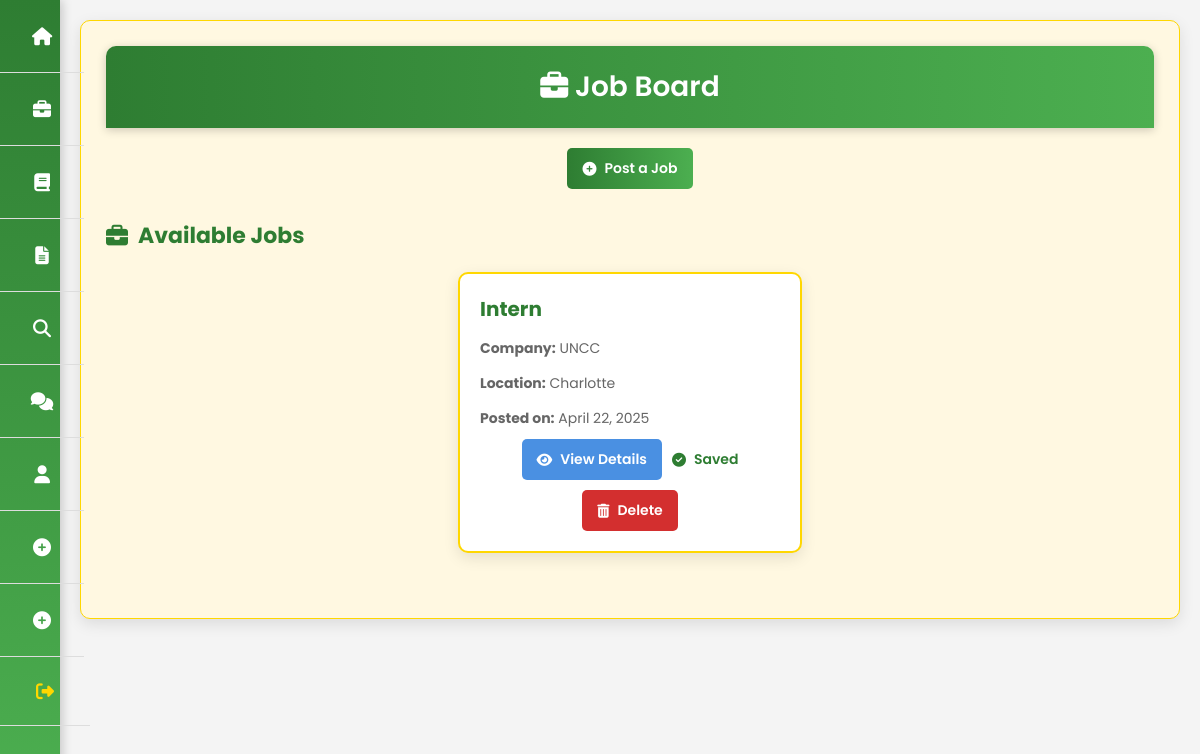
/jobs/ (signed in), run on an earlier commit of the app's database.
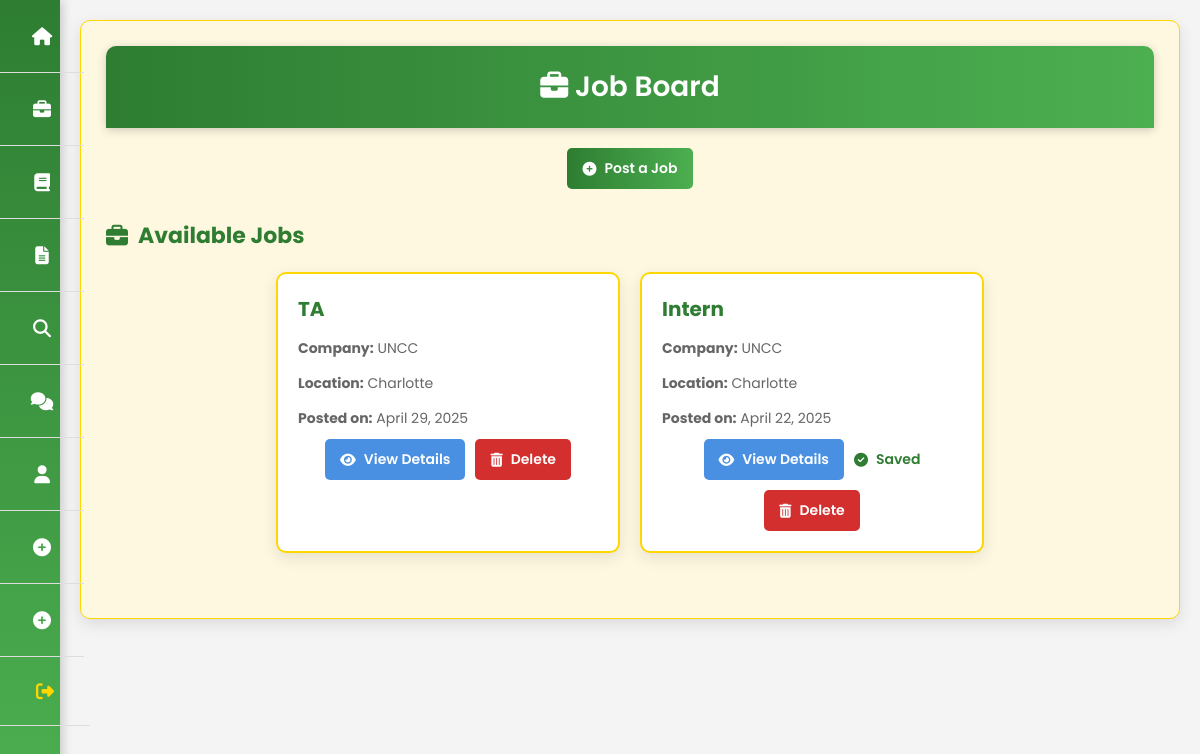
And on a later commit of the database.
### courses/models.py (models this page shows, shortened)
class JobListing(models.Model):
    title = models.CharField(max_length=200)
    company = models.CharField(max_length=100)
    location = models.CharField(max_length=100)
    description = models.TextField()
    application_link = models.URLField()
    posted_at = models.DateTimeField(auto_now_add=True)
    posted_by = models.ForeignKey(User, on_delete=models.CASCADE)

### courses/views.py (the view)
# urls.py: path('jobs/', views.job_list, name='job_list'),
@login_required
def job_list(request):
    jobs = JobListing.objects.all().order_by('-posted_at')
    saved_jobs = SavedJob.objects.filter(user=request.user).values_list('job_id', flat=True)
    context = {
        'jobs': jobs,
        'saved_jobs': saved_jobs,
    }
    return render(request, 'courses/job_list.html', context)

### courses/templates/courses/job_list.html (shortened to what this page needs)
{% extends 'courses/base.html' %}
{% block content %}
<div class="container">
    <div class="page-header">
        <h1><i class="fas fa-briefcase"></i> Job Board</h1>
    </div>
    {% if user.is_staff %}
        <div class="create-job-section">
            <a href="{% url 'post_job' %}" class="btn btn-create">
                <i class="fas fa-plus-circle"></i> Post a Job
            </a>
        </div>
    {% endif %}
    <div class="jobs-section">
        <h2><i class="fas fa-briefcase"></i> Available Jobs</h2>
        {% if jobs %}
            <div class="job-list">
                {% for job in jobs %}
                    <div class="job-card">
                        <h3>{{ job.title }}</h3>
                        <p><strong>Company:</strong> {{ job.company }}</p>
                        <p><strong>Location:</strong> {{ job.location }}</p>
                        <p><strong>Posted on:</strong> {{ job.posted_at|date:"F d, Y" }}</p>
                        <div class="job-actions">
                            <a href="{% url 'job_detail' job.id %}" class="btn btn-view">
                                <i class="fas fa-eye"></i> View Details
                            </a>
                            {% if job.id in saved_jobs %}
                                <span class="saved-label"><i class="fas fa-check-circle"></i> Saved</span>
                            {% endif %}
                            {% if user == job.posted_by %}
                                <a href="{% url 'delete_job' job.id %}" class="btn btn-delete">
                                    <i class="fas fa-trash-alt"></i> Delete
                                </a>
                            {% endif %}
                        </div>
                    </div>
                {% endfor %}
            </div>
        {% else %}
            <p>No jobs available at the moment.</p>
        {% endif %}
    </div>
</div>
{% endblock %}

### courses/templates/courses/base.html (shortened to what this page needs)
{% load static %}
<!DOCTYPE html>
<html lang="en">
<head>
    <link rel="stylesheet" href="https://cdnjs.cloudflare.com/ajax/libs/font-awesome/6.4.0/css/all.min.css">
    <link rel="stylesheet" href="{% static 'style.css' %}">
</head>
<body>
    <nav class="sidebar" id="sidebar">
        <ul>
            {% if user.is_authenticated %}
                <li><a href="{% url 'home' %}"><i class="fas fa-home"></i> <span>Home</span></a></li>
                <li><a href="{% url 'job_list' %}"><i class="fas fa-briefcase"></i> <span>Job Board</span></a></li>
                <li><a href="{% url 'tutorial_list' %}"><i class="fas fa-book"></i> <span>Tutorials</span></a></li>
                <li><a href="{% url 'resume_tips' %}"><i class="fas fa-file-alt"></i> <span>Resume Tips</span></a></li>
                <li><a href="{% url 'job_search' %}"><i class="fas fa-search"></i> <span>Job Search Tips</span></a></li>
                <li><a href="{% url 'interview_tips' %}"><i class="fas fa-comments"></i> <span>Interview Tips</span></a></li>
                <li><a href="{% url 'profile' %}"><i class="fas fa-user"></i> <span>Profile</span></a></li>
                {% if user.is_staff %}
                    <li><a href="{% url 'post_job' %}"><i class="fas fa-plus-circle"></i> <span>Post Job</span></a></li>
                    <li><a href="{% url 'post_tutorial' %}"><i class="fas fa-plus-circle"></i> <span>Post Tutorial</span></a></li>
                {% endif %}
                <li class="user-info">
                    <a href="{% url 'custom_logout' %}"><i class="fas fa-sign-out-alt"></i> <span>Logout</span></a>
                </li>
            {% endif %}
        </ul>
    </nav>
    <main class="main-content">
        {% block content %}
        {% endblock %}
    </main>
</body>
</html>

### static/style.css (style rules this page uses)
body { font-family: 'Poppins', Arial, sans-serif; margin: 0; padding: 0; background-color: #f4f4f4; color: #333; display: flex; }
.sidebar { background: linear-gradient(to bottom, #2E7D32, #4CAF50); color: white; width: 60px; height: 100vh; position: fixed; top: 0; left: 0; z-index: 1000; transition: width 0.3s ease; box-shadow: 2px 0 10px rgba(0,0,0,0.2); }
.sidebar ul { list-style-type: none; padding: 0; margin: 0; display: flex; flex-direction: column; }
.sidebar li { width: 100%; }
.sidebar a { color: white; font-size: 14px; font-weight: 400; display: flex; align-items: center; padding: 15px; transition: background-color 0.3s ease, color 0.3s ease; }
.sidebar a i { font-size: 18px; width: 30px; text-align: center; }
.sidebar .user-info { margin-top: auto; display: flex; flex-direction: column; align-items: flex-start; padding: 15px; }
.sidebar .user-info a { color: #FFD700; font-weight: 600; padding: 10px 15px; }
.main-content { margin-left: 60px; padding: 20px; flex-grow: 1; transition: margin-left 0.3s ease; }
.container { max-width: 100%; background: #FFF8E1; padding: 25px; border-radius: 10px; box-shadow: 0 5px 15px rgba(0,0,0,0.1); border: 1px solid #FFD700; }
h1 { color: #2E7D32; text-align: center; font-weight: 600; margin-bottom: 20px; }
ul { list-style-type: none; padding: 0; }
li { padding: 12px; border-bottom: 1px solid #ddd; transition: background-color 0.3s ease; }
a { color: #4A90E2; text-decoration: none; font-weight: 400; transition: color 0.3s ease; }
.page-header { background: linear-gradient(to right, #2E7D32, #4CAF50); color: white; padding: 20px; text-align: center; border-radius: 10px 10px 0 0; margin-bottom: 20px; box-shadow: 0 2px 10px rgba(0,0,0,0.2); }
.page-header h1 { margin: 0; color: white; font-size: 28px; }
.btn { display: inline-flex; align-items: center; gap: 8px; padding: 10px 15px; border-radius: 5px; font-size: 14px; font-weight: 600; text-decoration: none; transition: background-color 0.3s ease, transform 0.1s ease; }
.btn-create, .btn-submit, .btn-apply { background: linear-gradient(to right, #2E7D32, #4CAF50); color: white; }
.btn-view, .btn-save { background-color: #4A90E2; color: white; }
.btn-delete { background-color: #D32F2F; color: white; }
.saved-label { color: #2E7D32; font-weight: 600; font-size: 14px; display: inline-flex; align-items: center; gap: 8px; }
.create-job-section { text-align: center; margin-bottom: 30px; }
.jobs-section { margin-bottom: 40px; }
.jobs-section h2 { color: #2E7D32; font-size: 22px; margin-bottom: 20px; display: flex; align-items: center; gap: 10px; }
.job-list { display: flex; flex-wrap: wrap; gap: 20px; justify-content: center; }
.job-card { background: #fff; border: 2px solid #FFD700; border-radius: 10px; width: 300px; padding: 20px; box-shadow: 0 5px 15px rgba(0,0,0,0.1); transition: transform 0.3s ease, border-color 0.3s ease; }
.job-card h3 { margin: 0 0 10px; font-size: 20px; color: #2E7D32; }
.job-card p { color: #666; font-size: 14px; margin-bottom: 10px; line-height: 1.5; }
.job-actions { display: flex; gap: 10px; justify-content: center; flex-wrap: wrap; }

What changed in the data, as far as the page shows it:
added JobListing: title "TA", company "UNCC", location "Charlotte", posted_at "April 29, 2025", shows "Delete"
